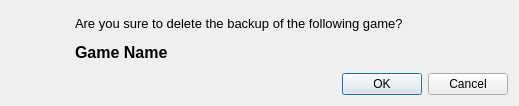
<?xml version="1.0" encoding="UTF-8"?>
<ui version="4.0">
 <class>ConfirmDialog</class>
 <widget class="QDialog" name="ConfirmDialog">
  <property name="geometry">
   <rect>
    <x>0</x>
    <y>0</y>
    <width>519</width>
    <height>106</height>
   </rect>
  </property>
  <property name="windowTitle">
   <string>Confirmation Message</string>
  </property>
  <property name="modal">
   <bool>true</bool>
  </property>
  <layout class="QGridLayout" name="gridLayout">
   <item row="0" column="0">
    <layout class="QHBoxLayout" name="horizontalLayout">
     <item>
      <widget class="QLabel" name="itemPicture">
       <property name="minimumSize">
        <size>
         <width>48</width>
         <height>48</height>
        </size>
       </property>
       <property name="maximumSize">
        <size>
         <width>0</width>
         <height>48</height>
        </size>
       </property>
       <property name="text">
        <string/>
       </property>
       <property name="scaledContents">
        <bool>true</bool>
       </property>
      </widget>
     </item>
     <item>
      <spacer name="horizontalSpacer">
       <property name="orientation">
        <enum>Qt::Horizontal</enum>
       </property>
       <property name="sizeType">
        <enum>QSizePolicy::Fixed</enum>
       </property>
       <property name="sizeHint" stdset="0">
        <size>
         <width>10</width>
         <height>0</height>
        </size>
       </property>
      </spacer>
     </item>
     <item>
      <widget class="QLabel" name="confirmText">
       <property name="text">
        <string>&lt;html&gt;&lt;head/&gt;&lt;body&gt;&lt;p&gt;&lt;span style=&quot; font-size:10pt;&quot;&gt;Are you sure to delete the backup of the following game?&lt;/span&gt;&lt;/p&gt;&lt;p&gt;&lt;span style=&quot; font-size:12pt; font-weight:600;&quot;&gt;Game Name&lt;/span&gt;&lt;/p&gt;&lt;/body&gt;&lt;/html&gt;
</string>
       </property>
       <property name="margin">
        <number>0</number>
       </property>
      </widget>
     </item>
    </layout>
   </item>
   <item row="1" column="0">
    <widget class="QDialogButtonBox" name="buttonBox">
     <property name="orientation">
      <enum>Qt::Horizontal</enum>
     </property>
     <property name="standardButtons">
      <set>QDialogButtonBox::Cancel|QDialogButtonBox::Ok</set>
     </property>
    </widget>
   </item>
  </layout>
 </widget>
 <resources/>
 <connections>
  <connection>
   <sender>buttonBox</sender>
   <signal>accepted()</signal>
   <receiver>ConfirmDialog</receiver>
   <slot>accept()</slot>
   <hints>
    <hint type="sourcelabel">
     <x>248</x>
     <y>254</y>
    </hint>
    <hint type="destinationlabel">
     <x>157</x>
     <y>274</y>
    </hint>
   </hints>
  </connection>
  <connection>
   <sender>buttonBox</sender>
   <signal>rejected()</signal>
   <receiver>ConfirmDialog</receiver>
   <slot>reject()</slot>
   <hints>
    <hint type="sourcelabel">
     <x>316</x>
     <y>260</y>
    </hint>
    <hint type="destinationlabel">
     <x>286</x>
     <y>274</y>
    </hint>
   </hints>
  </connection>
 </connections>
</ui>
